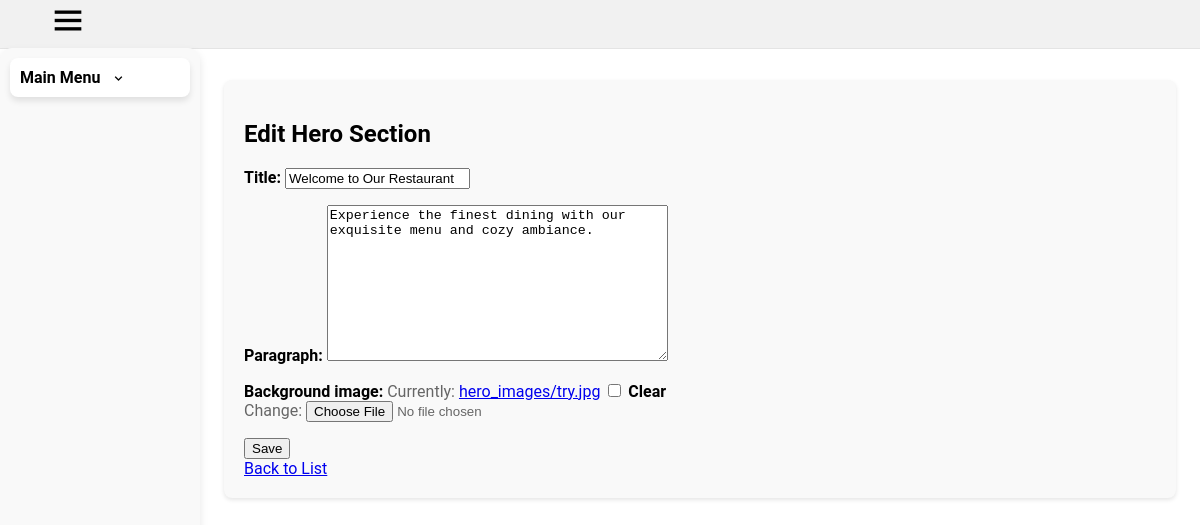
The page /hero/1/update/ on the database its author committed.
### base/models.py (models this page shows, shortened)
class HeroSection(models.Model):
    title = models.CharField(max_length=255, default="Welcome to Our Restaurant")
    paragraph = models.TextField(default="Experience the finest dining with our exquisite menu and cozy ambiance.")
    background_image = models.ImageField(upload_to='hero_images/', blank=True, null=True)

### base/views.py (the view)
# urls.py: path('hero/<int:pk>/update/', views.HeroSectionUpdateView.as_view(), name='hero_section_update'),
class HeroSectionUpdateView(UpdateView):
    model = HeroSection
    form_class = HeroSectionForm
    template_name = 'base/hero_section_form.html'
    success_url = reverse_lazy('base:hero_section_list')

### base/forms.py
class HeroSectionForm(forms.ModelForm):
    class Meta:
        model = HeroSection
        fields = '__all__'

### base/templates/base/hero_section_form.html (shortened to what this page needs)
{% extends "dashboard/base.html" %}
{% block content %}
  <h1>{% if object %}Edit Hero Section{% else %}Create Hero Section{% endif %}</h1>
  <form method="post" enctype="multipart/form-data">
    {{ form.as_p }}
    <button type="submit">Save</button>
  </form>
  <a href="{% url 'base:hero_section_list' %}">Back to List</a>
{% endblock %}

### dashboard/static/dashboard/css/styles.css (style rules this page uses)
body { overflow: scroll; overflow-x: hidden; font-family: Roboto, Arial; margin: 0; padding-top: 80px; padding-left: 96px; padding-right: 24px; background-color: white }
.container label { font-weight: bold; color: #000; }
.container p { color: #666; }

### rows shown on the page
HeroSection: title "Welcome to Our Restaurant", paragraph "Experience the finest dining with our exquisite menu and cozy ambiance."
